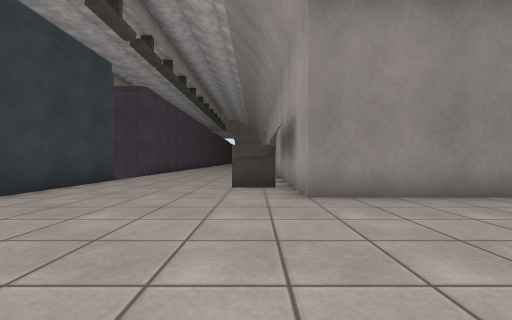
view 1 (above)

22 first-person views from a walk through a scene from a Unity 3-D project. The camera is 0.61 m above the floor, looks level and sees 90° across. The floor is counted in squares, 1 m on a side. Each view is taken from the middle of a square. On the plan, view 1 faces up. The plan holds only what a view shows up to about 9 squares ahead; the rest is blank. The place goes on beyond the plan. Surface patterns are stand-ins for the level's own textures.

view 2
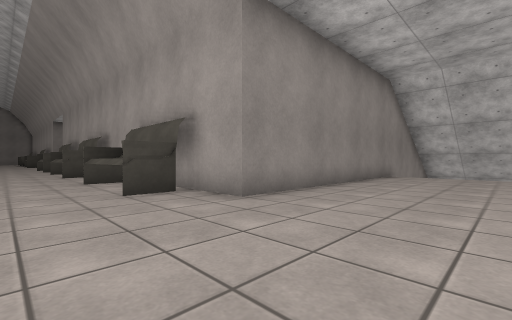

view 3
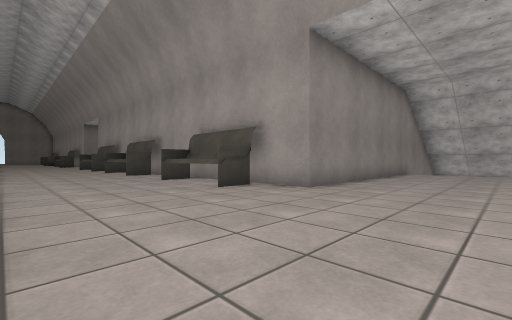

view 4
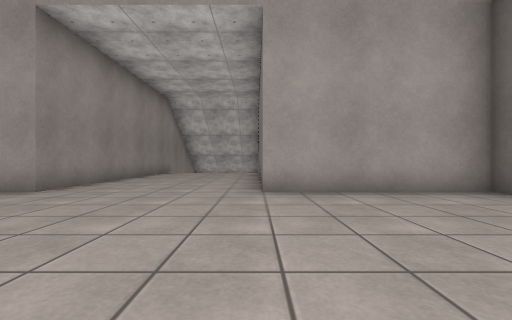

view 5
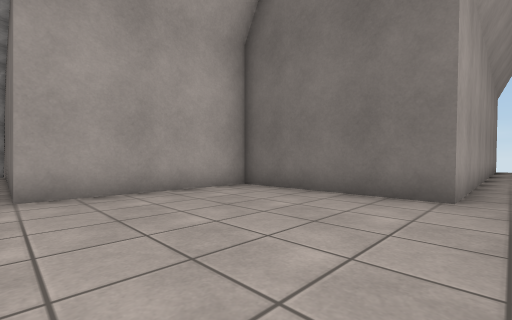

view 6
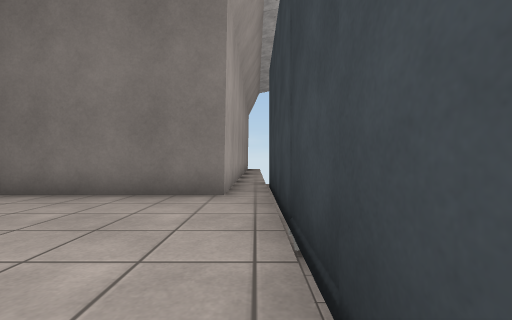

view 7
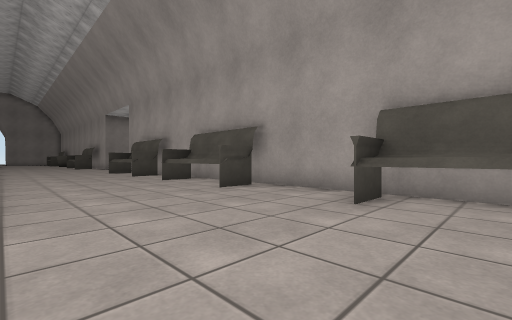

view 8
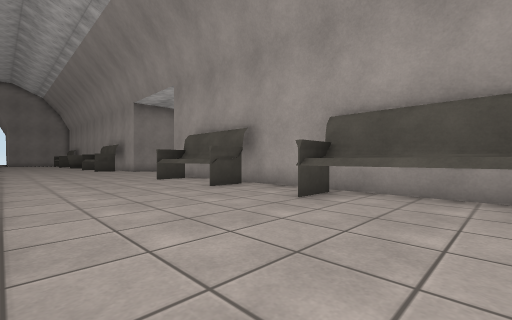

view 9
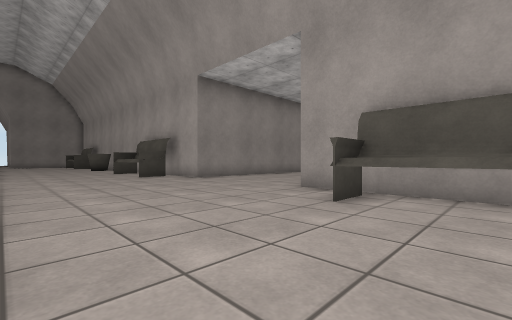

view 10
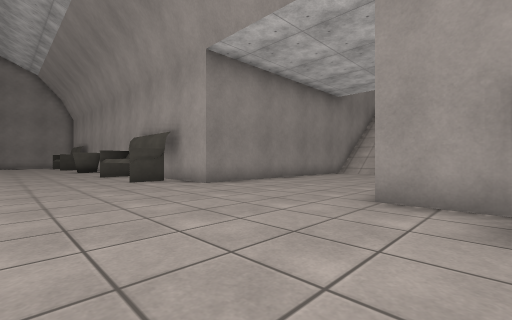

view 11
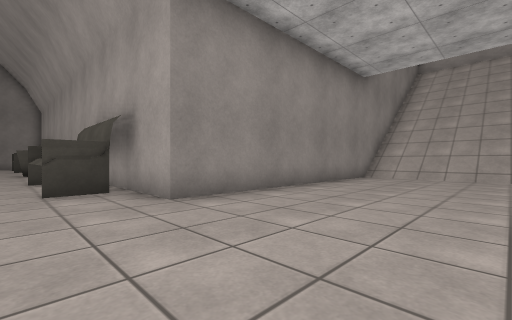

view 12
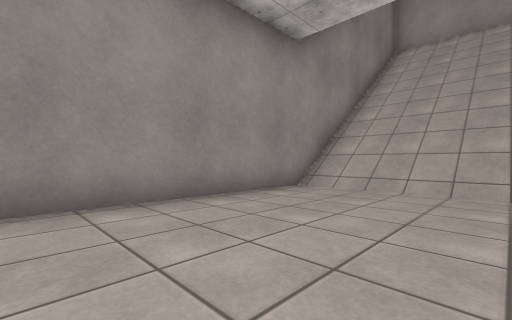

view 13
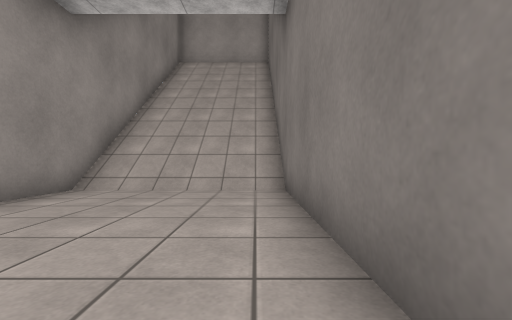

view 14
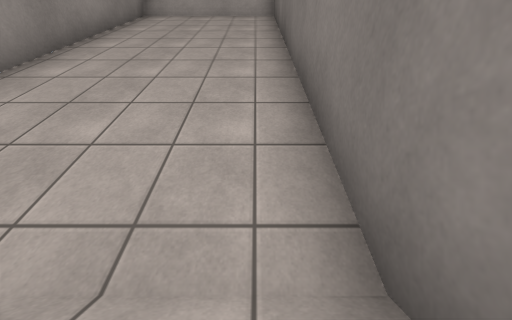

view 15
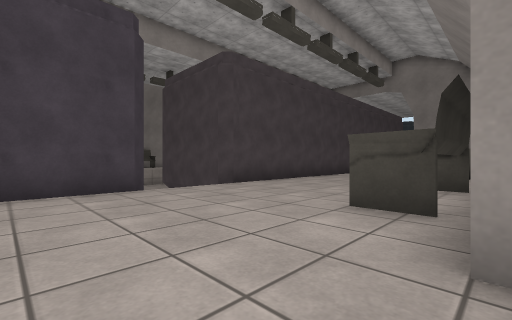

view 16
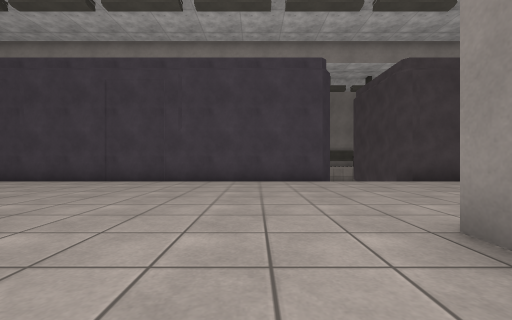

view 17
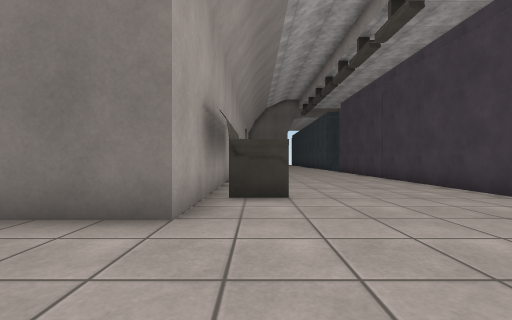

view 18
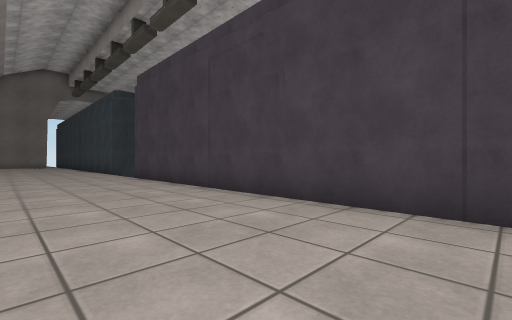

view 19
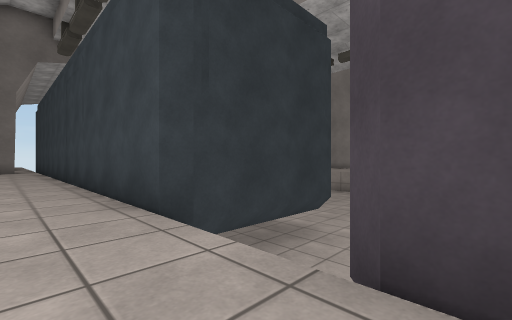

view 20
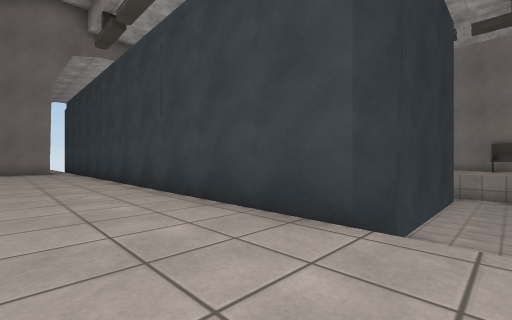

view 21
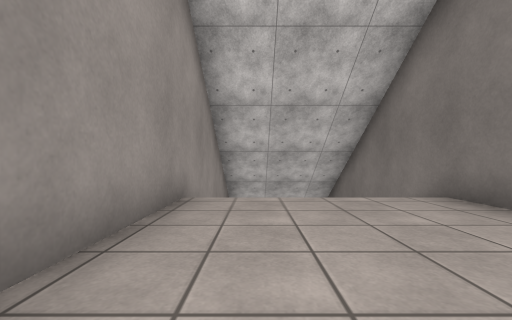

view 22
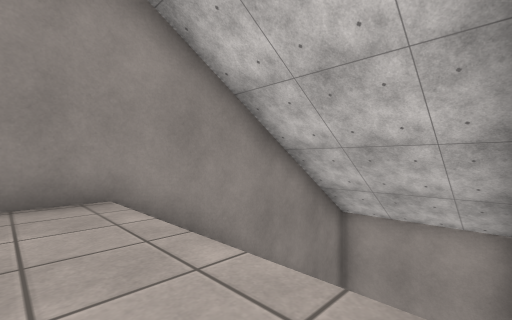

### Floor plan
Key: @ floor where view 1 was taken; # wall or solid block; . floor; / step, stairs or slope; ^ raised ledge; v drop or lower ground.
Columns run from 7 left of view 1 to 16 right of it. Each row starts with its distance up from view 1.
 31   #....
 30   #....^
 29   #....^#
 28 vvv....^#
 27    .....#
 26   #.....################
 25   #............////////#
 24   #............////////#
 23   #............////////#
 22   #............////////#
 21   #.....################
 20   #....^#
 19   #....^#
 18   #....^#
 17   #....^#
 16   #.....#
 15   #.....#
 14   #....^#
 13   #....^#
 12   #....^#
 11   #.....#
 10   v.....#
  9 vv .....#
  8 ###....^#
  7   #....^#
  6   #....^#
  5   #.....################
  4   #.............///////#
  3   #.............      /#
  2   #.............      /#
  1   #.............
  0   #....@......../
 -1   #.....#
 -2   #.....#
 -3   #.....#
 -4   #.....#
 -5   #.#####
 -6   #.#
 -7   #.#

Where each view was taken, in squares from view 1:
view 1: 0 up, 0 right, facing up
view 2: 1 up, 2 left, facing up-right
view 3: 1 up, 4 left, facing up-right
view 4: 0 up, 4 left, facing right
view 5: 0 up, 4 left, facing down-right
view 6: 0 up, 4 left, facing down
view 7: 7 up, 4 left, facing up-right
view 8: 12 up, 4 left, facing up-right
view 9: 18 up, 4 left, facing up-right
view 10: 20 up, 3 left, facing up-right
view 11: 22 up, 1 left, facing up-right
view 12: 22 up, 3 right, facing up-right
view 13: 22 up, 3 right, facing right
view 14: 22 up, 7 right, facing right
view 15: 24 up, 1 right, facing up-left
view 16: 24 up, 3 right, facing left
view 17: 24 up, 0 right, facing down
view 18: 20 up, 1 left, facing down-left
view 19: 11 up, 3 left, facing down-left
view 20: 9 up, 2 left, facing down-left
view 21: 3 up, 4 right, facing right
view 22: 0 up, 7 right, facing up-right
